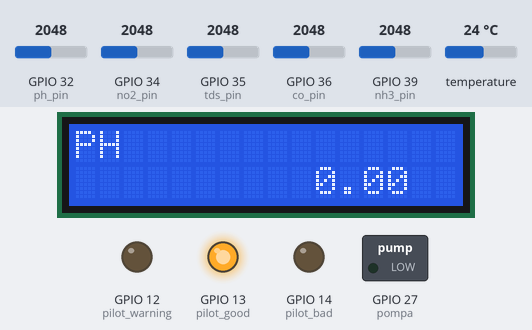
Simulated run of this program. Board: ESP32. Parts: 16×2 character LCD, switched loads named in the program (green lamp = pin HIGH), output pins drawn as LEDs (lit = HIGH). Inputs (shaded band) come from the test bench; at power-on: GPIO 35 (tds_pin) = 2048, GPIO 32 (ph_pin) = 2048, temperature 24 °C, GPIO 36 (co_pin) = 2048, GPIO 34 (no2_pin) = 2048, GPIO 39 (nh3_pin) = 2048. WiFi joins after 1.5 s; servers stay silent unless stated; uploads are accepted with an empty reply; what the program prints to the serial monitor is not drawn.

Above: at 7.8 s.
7.9 s: GPIO 35 (tds_pin) set to 160
At 16.7 s:
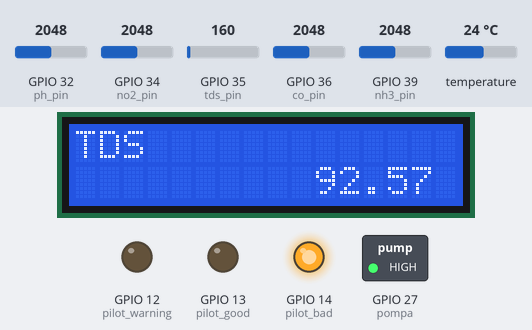
17.2 s: GPIO 35 (tds_pin) set to 136
At 19.9 s:
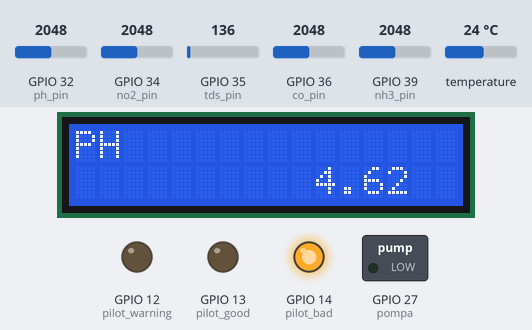
23.4 s: GPIO 32 (ph_pin) set to 2866
At 26.6 s:
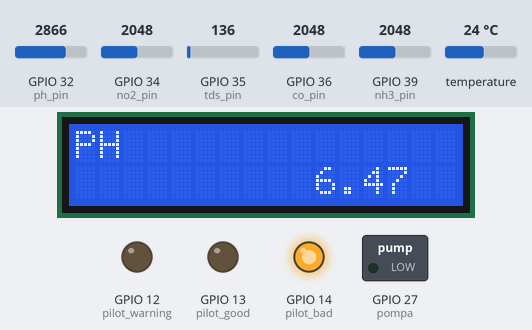
32.6 s: temperature set to 12 °C
At 43.2 s:
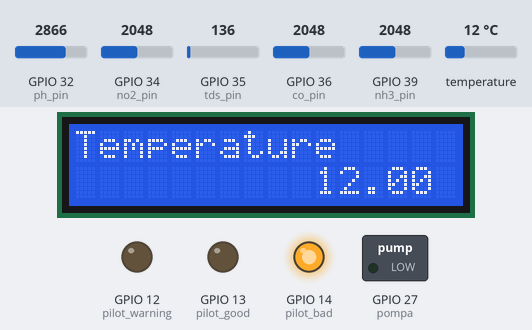
44.0 s: GPIO 36 (co_pin) set to 3001
51.7 s: GPIO 36 (co_pin) set to 3116
At 75.7 s:
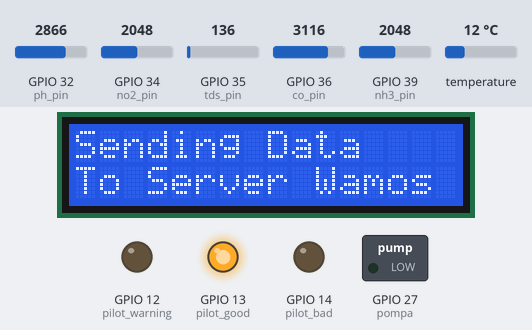
Timing chart, 0 to 77.2 s (numbered marks = the images above; inputs shaded):
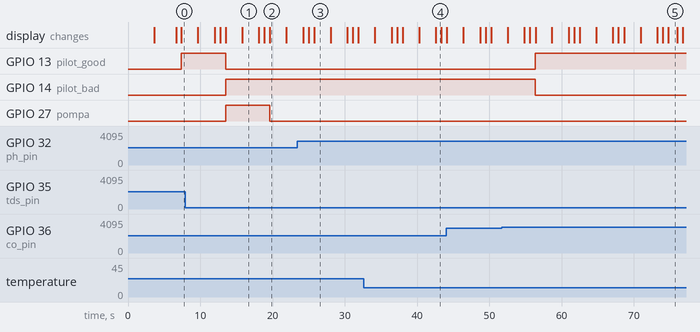

The program:

main.cpp
```cpp
#include <Arduino.h>
#include <OneWire.h>
#include <DallasTemperature.h>
#include <LiquidCrystal_I2C.h>
#include <WiFi.h>
#include <ArduinoJson.h>
#include <HTTPClient.h>
LiquidCrystal_I2C lcd(0x27, 16, 2);

const char *ssid = "teknisee";
const char *password = "myteknisee";

// pin udara
int co_pin = 36;
int nh3_pin = 39;
int no2_pin = 34;
// pin air
int ph_pin = 32;
int tds_pin = 35;
const int temp_pin = 33;
OneWire oneWire(temp_pin);
DallasTemperature sensors(&oneWire);

// pin actuate lamp and pump
int pilot_good = 13;
int pilot_warning = 12;
int pilot_bad = 14;
int pompa = 27;

// global val
float udara_co, udara_nh3, udara_no2;
float air_ph, air_tds, air_temp;

// global condition
int kondisi_air = 1;   // 1:good, 2:warning, 3;bad
int kondisi_udara = 1; // 1:good, 2:warning, 3;bad

int now_millis = 0;
int last_millis = 0;

bool renewData = false;
int count2send = 0;

void Wificon()
{
    while (WiFi.status() != WL_CONNECTED)
    {
        delay(500);
        Serial.print(".");
    }
    if (WiFi.status() == WL_CONNECTED)
    {
        Serial.println("");
        Serial.print("WiFi connected : ");
        Serial.print(ssid);
        Serial.println("IP address: ");
        Serial.println(WiFi.localIP());

        lcd.setCursor(0, 0);
        lcd.print("Connected to: ");
        lcd.setCursor(0, 1);
        lcd.print(ssid);

        delay(3000);
    }
}

void setup()
{
    // init
    Serial.begin(115200);
    sensors.begin();
    WiFi.begin(ssid, password);
    lcd.init();
    lcd.backlight();

    // int pin
    pinMode(co_pin, INPUT);
    pinMode(no2_pin, INPUT);
    pinMode(nh3_pin, INPUT);
    pinMode(ph_pin, INPUT);
    pinMode(tds_pin, INPUT);
    pinMode(temp_pin, INPUT_PULLUP);

    pinMode(pilot_good, OUTPUT);
    pinMode(pilot_warning, OUTPUT);
    pinMode(pilot_bad, OUTPUT);
    pinMode(pompa, OUTPUT);

    // greeting
    lcd.setCursor(0, 0);

    lcd.print("       HAI      ");
    lcd.setCursor(0, 1);
    lcd.print("WELCOME TO WAMOS");
    delay(3500);
    lcd.clear();

    if (WiFi.status() != WL_CONNECTED)
    {
        Serial.print("Connecting to ");
        Serial.println(ssid);
        lcd.setCursor(0, 0);
        lcd.print("Connecting to :");
        lcd.setCursor(0, 1);
        lcd.print(ssid);
        Wificon();
    }
    else
    {
        lcd.setCursor(0, 0);
        lcd.print("Wifi Connected");
        lcd.setCursor(0, 1);
        lcd.print(ssid);
    }

    delay(3000);
    lcd.clear();

    now_millis = millis();
    last_millis = now_millis;
}

float calculateTDS(float tdsReading)
{
    float slope = 0.2922;
    float intercept = 45.8204;
    // slope = (highvalue_calibration - lowvalue_calibration) / (high_read - low_read);
    // intercept = highvalue_calibration - (slope * high_read);
    float tdsValue = (slope * tdsReading) + intercept;
    if (tdsValue < 0)
    {
        return 0;
    }
    else
    {
        return tdsValue;
    }
}

void SerialWrite()
{
    Serial.print("mengirim dalam : ");
    Serial.println((11 - count2send) * 6);
    switch (kondisi_air)
    {
    case 1:
        Serial.print("Air Bagus, ");
        break;
    case 2:
        Serial.print("Air Waspada, ");
        break;
    case 3:
        Serial.print("Air Berbahaya, ");
        break;

    default:
        break;
    }

    switch (kondisi_udara)
    {
    case 1:
        Serial.println("Udara Bagus");
        break;
    case 2:
        Serial.println("Udara Waspada");
        break;
    case 3:
        Serial.println("Udara Berbahaya");
        break;

    default:
        break;
    }

    Serial.print("");

    Serial.print("CO= ");
    Serial.print(udara_co);
    Serial.print(", NO2= ");
    Serial.print(udara_no2);
    Serial.print(", NH3= ");
    Serial.println(udara_nh3);

    Serial.print("Ph= ");
    Serial.print(air_ph);
    Serial.print(", TDS=");
    Serial.print(air_tds);
    Serial.print(", Temp=");
    Serial.println(air_temp);

    Serial.println("");
}

void ReadSensor()
{
    float raw_udara_co = analogRead(co_pin);
    float raw_udara_no2 = analogRead(no2_pin);
    float raw_udara_nh3 = analogRead(nh3_pin);
    float raw_air_ph = analogRead(ph_pin);
    float raw_air_tds = analogRead(tds_pin);
    sensors.requestTemperatures();

    if (renewData)
    {
        udara_co = ((4095 - raw_udara_co) / 4095) * 1000;
        udara_no2 = raw_udara_no2 / 4095 * 1;
        udara_nh3 = (raw_udara_nh3 / 4095) * 10;

        float voltage = (raw_air_ph / 4095.0) * 3.3;
        air_ph = (voltage / 5) * 14;
        air_tds = calculateTDS(raw_air_tds);
        if (raw_air_tds < 1)
        {
            air_tds = 0;
        }

        air_temp = sensors.getTempCByIndex(0);

        // after read waiting until next timing
        SerialWrite();
        renewData = false;
    }
}

int cekph()
{
    float batasWarning_bawah_air_ph = 5.5, batasWarning_atas_air_ph = 8.5;
    float batasBad_bawah_air_ph = 5, batasBad_atas_air_ph = 9;

    if (air_ph < batasBad_bawah_air_ph || air_ph > batasBad_atas_air_ph)
    {
        return 3;
    }
    else if (air_ph < batasWarning_bawah_air_ph || air_ph > batasWarning_atas_air_ph)
    {
        return 2;
    }
    else

        return 1;
}

int cektds()
{
    float batasWarning_bawah_air_tds = 90;
    float batasBad_atas_air_tds = 9000;

    if (air_tds > batasBad_atas_air_tds)
    {
        return 3;
    }
    else if (air_tds > batasWarning_bawah_air_tds)
    {
        return 2;
    }
    else
    {
        return 1;
    }
}

int cektemp()
{
    float batasWarning_bawah_air_temp = 15, batasWarning_atas_air_temp = 42;
    float batasBad_bawah_air_temp = 10, batasBad_atas_air_temp = 50;

    if (air_temp < batasBad_bawah_air_temp || air_temp > batasBad_atas_air_temp)
    {
        return 3;
    }
    else if (air_temp < batasWarning_bawah_air_temp || air_temp > batasWarning_atas_air_temp)
    {
        return 2;
    }
    else

        return 1;
}

void Process()
{
    // batas
    float batas_udara_co = 250;
    float batas_udara_nh3 = 10;
    float batas_udara_no2 = 1;

    if (udara_co > batas_udara_co || udara_no2 > batas_udara_no2 || udara_nh3 > batas_udara_nh3)
    {
        kondisi_udara = 3;
        // Serial.println(" udara berbahaya");
    }
    else
    {
        kondisi_udara = 1;
        // Serial.println(" udara bagus");
    }

    // Serial.print(cekph());
    // Serial.print(cektds());
    // Serial.println(cektemp());
    // water: good
    if (cekph() == 1 && cektds() == 1 && cektemp() == 1)
    {
        kondisi_air = 1;
        // Serial.println(" air bagus");
    }
    else if (cekph() == 3 || cektds() == 3 || cektemp() == 3)
    {
        kondisi_air = 3;
        // Serial.println(" air berbahaya");
    }
    else
    {
        kondisi_air = 2;
        // Serial.println(" air warning");
    }
}

void Actuate()
{
    // relay actuate
    switch (kondisi_udara)
    {
    case 1:
        digitalWrite(pilot_good, HIGH);
        digitalWrite(pilot_warning, LOW);
        digitalWrite(pilot_bad, LOW);

        break;

    case 2:
        digitalWrite(pilot_good, LOW);
        digitalWrite(pilot_warning, HIGH);
        digitalWrite(pilot_bad, LOW);

        break;
    case 3:
        digitalWrite(pilot_good, LOW);
        digitalWrite(pilot_warning, LOW);
        digitalWrite(pilot_bad, HIGH);

        break;

    default:
        break;
    }

    if (cektds() > 1)
    {
        digitalWrite(pompa, HIGH);
    }
    else
    {
        digitalWrite(pompa, LOW);
    }
}

void SendData()
{
    if (count2send > 10)
    {
        lcd.clear();
        Serial.println("Try to sending data to server");
        lcd.setCursor(0, 0);
        lcd.print("Sending Data");
        lcd.setCursor(0, 1);
        lcd.print("To Server Wamos");
        delay(1000);

        String jsonReqPayload = "";
        StaticJsonDocument<200> D2W;

        D2W["no_alat"] = 1;
        D2W["air_ph"] = air_ph;
        D2W["air_tds"] = air_tds;
        D2W["air_suhu"] = air_temp;
        D2W["udara_co"] = udara_co;
        D2W["udara_no2"] = udara_no2;
        D2W["udara_ch3"] = udara_nh3;
        D2W["q_air"] = kondisi_air;
        D2W["q_udara"] = kondisi_udara;

        serializeJson(D2W, jsonReqPayload);
        Serial.print("Payload : ");
        Serial.println(jsonReqPayload);
        Serial.println("");

        HTTPClient http;

        http.begin("https://wamos.auziqni.com/api/writedata");
        http.addHeader("Content-Type", "application/json; charset=UTF-8");
        int httpCode = http.POST(jsonReqPayload);

        // httpCode will be negative on error
        if (httpCode > 0)
        {
            // file found at server
            if (httpCode == HTTP_CODE_OK)
            {
                String payload = http.getString();
                Serial.println(payload);

                // sending success, wait until next
                count2send = 0;
            }
            else
            {
                // HTTP header has been send and Server response header has been handled
                Serial.printf("[HTTPS] Post... code: %d\n", httpCode);
            }
        }
        else
        {
            Serial.printf("[HTTPS] Post... failed, error: %s\n", http.errorToString(httpCode).c_str());
        }

        http.end();
    }
}

void PrintLcd()
{
    if (now_millis - last_millis < 2000)
    {
        lcd.setCursor(0, 0);
        lcd.print("PH");
        lcd.setCursor(10, 1);
        lcd.print(air_ph);
    }
    else if (now_millis - last_millis < 4000)
    {
        lcd.setCursor(0, 0);
        lcd.print("TDS");
        lcd.setCursor(10, 1);
        lcd.print(air_tds);
    }
    else
    {
        lcd.setCursor(0, 0);
        lcd.print("Temperature");
        lcd.setCursor(10, 1);
        lcd.print(air_temp);
    }
}

void loop()
{
    // revalidate timer
    now_millis = millis();
    if (now_millis - last_millis > 6000)
    {
        last_millis = now_millis;
        renewData = true;
        count2send++;
        lcd.clear();
    }

    ReadSensor();
    Process();
    Actuate();
    SendData();
    PrintLcd();

    // wifi reconnect
    if (WiFi.status() != WL_CONNECTED)
    {
        Serial.print("Connecting to ");
        Serial.println(ssid);
        lcd.setCursor(0, 0);
        lcd.print("Connecting to :");
        lcd.setCursor(0, 1);
        lcd.print(ssid);
        Wificon();
    }
}
```

Measured:
- the behaviour switches between 152 and 151 on GPIO 35 (tds_pin) (found by bisection; images 1 and 2)
- the behaviour switches between 3071 and 3072 on GPIO 36 (co_pin) (found by bisection; images 4 and 5)
- after the input at 17.2 s, GPIO 27 (pompa): HIGH → LOW after 2.4 s
- after the input at 51.7 s, GPIO 13 (pilot_good): LOW → HIGH after 4.7 s; GPIO 14 (pilot_bad): HIGH → LOW after 4.7 s
- what the display in image 2 shows lasts 2.3 s, from 19.6 s to 21.9 s
- what the display in image 4 shows lasts 0.8 s, from 42.6 s to 43.4 s
- what the display in image 5 shows lasts 1.2 s, from 74.8 s to 76.0 s
